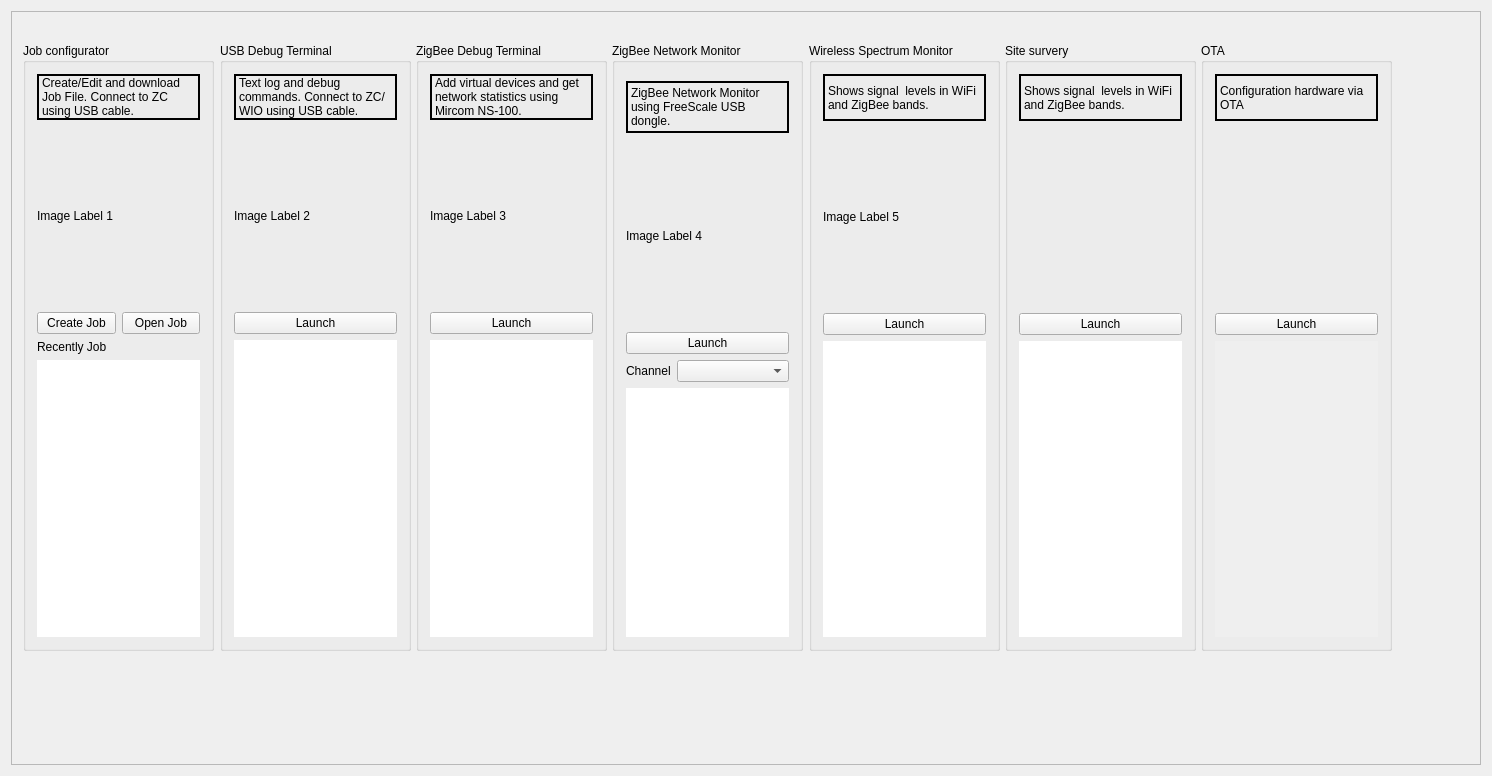
<?xml version="1.0" encoding="UTF-8"?>
<ui version="4.0">
 <class>FLStartPage</class>
 <widget class="QWidget" name="FLStartPage">
  <property name="geometry">
   <rect>
    <x>0</x>
    <y>0</y>
    <width>1492</width>
    <height>776</height>
   </rect>
  </property>
  <property name="sizePolicy">
   <sizepolicy hsizetype="Preferred" vsizetype="Expanding">
    <horstretch>0</horstretch>
    <verstretch>0</verstretch>
   </sizepolicy>
  </property>
  <property name="windowTitle">
   <string>FLStartPage</string>
  </property>
  <layout class="QGridLayout" name="gridLayout_7">
   <item row="1" column="0">
    <widget class="QScrollArea" name="scrollArea">
     <property name="enabled">
      <bool>true</bool>
     </property>
     <property name="widgetResizable">
      <bool>false</bool>
     </property>
     <widget class="QWidget" name="scrollAreaWidgetContents">
      <property name="geometry">
       <rect>
        <x>0</x>
        <y>0</y>
        <width>1390</width>
        <height>650</height>
       </rect>
      </property>
      <layout class="QGridLayout" name="gridLayout_8">
       <item row="1" column="6">
        <widget class="QGroupBox" name="groupBox_7">
         <property name="minimumSize">
          <size>
           <width>191</width>
           <height>0</height>
          </size>
         </property>
         <property name="title">
          <string>OTA</string>
         </property>
         <layout class="QGridLayout" name="gridLayout_9">
          <item row="0" column="0">
           <widget class="QLabel" name="label_9">
            <property name="minimumSize">
             <size>
              <width>0</width>
              <height>47</height>
             </size>
            </property>
            <property name="frameShape">
             <enum>QFrame::WinPanel</enum>
            </property>
            <property name="text">
             <string>Configuration hardware via OTA</string>
            </property>
            <property name="wordWrap">
             <bool>true</bool>
            </property>
            <property name="margin">
             <number>2</number>
            </property>
           </widget>
          </item>
          <item row="2" column="0">
           <widget class="QPushButton" name="btnOTA">
            <property name="text">
             <string>Launch</string>
            </property>
           </widget>
          </item>
          <item row="1" column="0">
           <widget class="QLabel" name="imgLabel_7">
            <property name="sizePolicy">
             <sizepolicy hsizetype="Preferred" vsizetype="Preferred">
              <horstretch>0</horstretch>
              <verstretch>1</verstretch>
             </sizepolicy>
            </property>
            <property name="maximumSize">
             <size>
              <width>180</width>
              <height>180</height>
             </size>
            </property>
            <property name="mouseTracking">
             <bool>true</bool>
            </property>
            <property name="text">
             <string/>
            </property>
            <property name="scaledContents">
             <bool>true</bool>
            </property>
            <property name="alignment">
             <set>Qt::AlignCenter</set>
            </property>
           </widget>
          </item>
          <item row="3" column="0">
           <widget class="QListWidget" name="listWidget_7">
            <property name="enabled">
             <bool>false</bool>
            </property>
            <property name="frameShape">
             <enum>QFrame::NoFrame</enum>
            </property>
           </widget>
          </item>
         </layout>
        </widget>
       </item>
       <item row="1" column="4">
        <widget class="QGroupBox" name="groupBox_5">
         <property name="minimumSize">
          <size>
           <width>191</width>
           <height>0</height>
          </size>
         </property>
         <property name="title">
          <string>Wireless Spectrum Monitor</string>
         </property>
         <layout class="QGridLayout" name="gridLayout_5">
          <item row="0" column="0">
           <widget class="QLabel" name="label">
            <property name="minimumSize">
             <size>
              <width>0</width>
              <height>47</height>
             </size>
            </property>
            <property name="frameShape">
             <enum>QFrame::WinPanel</enum>
            </property>
            <property name="text">
             <string>Shows signal  levels in WiFi and ZigBee bands.</string>
            </property>
            <property name="wordWrap">
             <bool>true</bool>
            </property>
            <property name="margin">
             <number>2</number>
            </property>
           </widget>
          </item>
          <item row="1" column="0">
           <widget class="QLabel" name="imgLabel_5">
            <property name="sizePolicy">
             <sizepolicy hsizetype="Preferred" vsizetype="Preferred">
              <horstretch>0</horstretch>
              <verstretch>1</verstretch>
             </sizepolicy>
            </property>
            <property name="maximumSize">
             <size>
              <width>180</width>
              <height>180</height>
             </size>
            </property>
            <property name="mouseTracking">
             <bool>true</bool>
            </property>
            <property name="text">
             <string>Image Label 5</string>
            </property>
            <property name="scaledContents">
             <bool>true</bool>
            </property>
           </widget>
          </item>
          <item row="2" column="0">
           <widget class="QPushButton" name="btnWM">
            <property name="text">
             <string>Launch</string>
            </property>
           </widget>
          </item>
          <item row="3" column="0">
           <widget class="QListWidget" name="listWidget_5">
            <property name="frameShape">
             <enum>QFrame::NoFrame</enum>
            </property>
           </widget>
          </item>
         </layout>
        </widget>
       </item>
       <item row="1" column="1">
        <widget class="QGroupBox" name="groupBox_2">
         <property name="minimumSize">
          <size>
           <width>191</width>
           <height>0</height>
          </size>
         </property>
         <property name="title">
          <string>USB Debug Terminal</string>
         </property>
         <layout class="QGridLayout" name="gridLayout_2">
          <item row="1" column="0">
           <widget class="QLabel" name="imgLabel_2">
            <property name="sizePolicy">
             <sizepolicy hsizetype="Preferred" vsizetype="Preferred">
              <horstretch>0</horstretch>
              <verstretch>1</verstretch>
             </sizepolicy>
            </property>
            <property name="maximumSize">
             <size>
              <width>180</width>
              <height>180</height>
             </size>
            </property>
            <property name="mouseTracking">
             <bool>true</bool>
            </property>
            <property name="text">
             <string>Image Label 2</string>
            </property>
            <property name="scaledContents">
             <bool>true</bool>
            </property>
           </widget>
          </item>
          <item row="3" column="0">
           <widget class="QListWidget" name="listWidget_2">
            <property name="frameShape">
             <enum>QFrame::NoFrame</enum>
            </property>
           </widget>
          </item>
          <item row="0" column="0">
           <widget class="QLabel" name="label_4">
            <property name="frameShape">
             <enum>QFrame::WinPanel</enum>
            </property>
            <property name="text">
             <string>Text log and debug commands. Connect to ZC/WIO using USB cable.</string>
            </property>
            <property name="wordWrap">
             <bool>true</bool>
            </property>
            <property name="margin">
             <number>2</number>
            </property>
           </widget>
          </item>
          <item row="2" column="0">
           <widget class="QPushButton" name="btnUDT">
            <property name="text">
             <string>Launch</string>
            </property>
           </widget>
          </item>
         </layout>
        </widget>
       </item>
       <item row="1" column="0">
        <widget class="QGroupBox" name="groupBox_1">
         <property name="minimumSize">
          <size>
           <width>191</width>
           <height>420</height>
          </size>
         </property>
         <property name="title">
          <string>Job configurator</string>
         </property>
         <layout class="QGridLayout" name="gridLayout">
          <item row="1" column="0" colspan="2">
           <widget class="QLabel" name="label_5">
            <property name="frameShape">
             <enum>QFrame::WinPanel</enum>
            </property>
            <property name="frameShadow">
             <enum>QFrame::Plain</enum>
            </property>
            <property name="text">
             <string>Create/Edit and download Job File. Connect to ZC using USB cable.</string>
            </property>
            <property name="wordWrap">
             <bool>true</bool>
            </property>
            <property name="margin">
             <number>2</number>
            </property>
           </widget>
          </item>
          <item row="5" column="0">
           <widget class="QPushButton" name="btnCJ">
            <property name="text">
             <string>Create Job</string>
            </property>
           </widget>
          </item>
          <item row="2" column="0" colspan="2">
           <widget class="QLabel" name="imgLabel_1">
            <property name="sizePolicy">
             <sizepolicy hsizetype="Preferred" vsizetype="Preferred">
              <horstretch>0</horstretch>
              <verstretch>1</verstretch>
             </sizepolicy>
            </property>
            <property name="minimumSize">
             <size>
              <width>0</width>
              <height>0</height>
             </size>
            </property>
            <property name="maximumSize">
             <size>
              <width>180</width>
              <height>180</height>
             </size>
            </property>
            <property name="mouseTracking">
             <bool>true</bool>
            </property>
            <property name="text">
             <string>Image Label 1</string>
            </property>
            <property name="scaledContents">
             <bool>true</bool>
            </property>
           </widget>
          </item>
          <item row="5" column="1">
           <widget class="QPushButton" name="btnOJ">
            <property name="text">
             <string>Open Job</string>
            </property>
           </widget>
          </item>
          <item row="6" column="0">
           <widget class="QLabel" name="label_8">
            <property name="text">
             <string>Recently Job</string>
            </property>
           </widget>
          </item>
          <item row="7" column="0" colspan="2">
           <widget class="QListWidget" name="listWidget">
            <property name="minimumSize">
             <size>
              <width>0</width>
              <height>0</height>
             </size>
            </property>
            <property name="maximumSize">
             <size>
              <width>16777215</width>
              <height>500</height>
             </size>
            </property>
            <property name="frameShape">
             <enum>QFrame::NoFrame</enum>
            </property>
           </widget>
          </item>
         </layout>
        </widget>
       </item>
       <item row="1" column="3">
        <widget class="QGroupBox" name="groupBox_4">
         <property name="minimumSize">
          <size>
           <width>191</width>
           <height>0</height>
          </size>
         </property>
         <property name="title">
          <string>ZigBee Network Monitor</string>
         </property>
         <layout class="QGridLayout" name="gridLayout_4">
          <item row="0" column="0" colspan="2">
           <widget class="QLabel" name="label_2">
            <property name="sizePolicy">
             <sizepolicy hsizetype="Preferred" vsizetype="Fixed">
              <horstretch>0</horstretch>
              <verstretch>0</verstretch>
             </sizepolicy>
            </property>
            <property name="minimumSize">
             <size>
              <width>0</width>
              <height>47</height>
             </size>
            </property>
            <property name="frameShape">
             <enum>QFrame::WinPanel</enum>
            </property>
            <property name="text">
             <string>ZigBee Network Monitor using FreeScale USB dongle.
</string>
            </property>
            <property name="alignment">
             <set>Qt::AlignLeading|Qt::AlignLeft|Qt::AlignTop</set>
            </property>
            <property name="wordWrap">
             <bool>true</bool>
            </property>
            <property name="margin">
             <number>2</number>
            </property>
           </widget>
          </item>
          <item row="1" column="0" colspan="2">
           <widget class="QLabel" name="imgLabel_4">
            <property name="sizePolicy">
             <sizepolicy hsizetype="Preferred" vsizetype="Preferred">
              <horstretch>0</horstretch>
              <verstretch>1</verstretch>
             </sizepolicy>
            </property>
            <property name="maximumSize">
             <size>
              <width>180</width>
              <height>180</height>
             </size>
            </property>
            <property name="mouseTracking">
             <bool>true</bool>
            </property>
            <property name="text">
             <string>Image Label 4</string>
            </property>
            <property name="scaledContents">
             <bool>true</bool>
            </property>
           </widget>
          </item>
          <item row="2" column="0" colspan="2">
           <widget class="QPushButton" name="btnNM">
            <property name="text">
             <string>Launch</string>
            </property>
           </widget>
          </item>
          <item row="3" column="0">
           <widget class="QLabel" name="label_7">
            <property name="sizePolicy">
             <sizepolicy hsizetype="Fixed" vsizetype="Preferred">
              <horstretch>0</horstretch>
              <verstretch>0</verstretch>
             </sizepolicy>
            </property>
            <property name="text">
             <string>Channel</string>
            </property>
           </widget>
          </item>
          <item row="3" column="1">
           <widget class="QComboBox" name="channelBox"/>
          </item>
          <item row="4" column="0" colspan="2">
           <widget class="QListWidget" name="listWidget_4">
            <property name="maximumSize">
             <size>
              <width>16777215</width>
              <height>500</height>
             </size>
            </property>
            <property name="frameShape">
             <enum>QFrame::NoFrame</enum>
            </property>
           </widget>
          </item>
         </layout>
        </widget>
       </item>
       <item row="1" column="5">
        <widget class="QGroupBox" name="groupBox_6">
         <property name="minimumSize">
          <size>
           <width>191</width>
           <height>0</height>
          </size>
         </property>
         <property name="title">
          <string>Site survery</string>
         </property>
         <layout class="QGridLayout" name="gridLayout_6">
          <item row="0" column="0">
           <widget class="QLabel" name="label_6">
            <property name="minimumSize">
             <size>
              <width>0</width>
              <height>47</height>
             </size>
            </property>
            <property name="frameShape">
             <enum>QFrame::WinPanel</enum>
            </property>
            <property name="text">
             <string>Shows signal  levels in WiFi and ZigBee bands.</string>
            </property>
            <property name="wordWrap">
             <bool>true</bool>
            </property>
            <property name="margin">
             <number>2</number>
            </property>
           </widget>
          </item>
          <item row="1" column="0">
           <widget class="QLabel" name="imgLabel_6">
            <property name="sizePolicy">
             <sizepolicy hsizetype="Preferred" vsizetype="Preferred">
              <horstretch>0</horstretch>
              <verstretch>1</verstretch>
             </sizepolicy>
            </property>
            <property name="maximumSize">
             <size>
              <width>180</width>
              <height>180</height>
             </size>
            </property>
            <property name="mouseTracking">
             <bool>true</bool>
            </property>
            <property name="text">
             <string/>
            </property>
            <property name="pixmap">
             <pixmap resource="firelink.qrc">:/firelink/Resources/icons/wifi-4.png</pixmap>
            </property>
            <property name="scaledContents">
             <bool>true</bool>
            </property>
            <property name="alignment">
             <set>Qt::AlignCenter</set>
            </property>
           </widget>
          </item>
          <item row="2" column="0">
           <widget class="QPushButton" name="btnSS">
            <property name="text">
             <string>Launch</string>
            </property>
           </widget>
          </item>
          <item row="3" column="0">
           <widget class="QListWidget" name="listWidget_6">
            <property name="frameShape">
             <enum>QFrame::NoFrame</enum>
            </property>
           </widget>
          </item>
         </layout>
        </widget>
       </item>
       <item row="1" column="2">
        <widget class="QGroupBox" name="groupBox_3">
         <property name="minimumSize">
          <size>
           <width>191</width>
           <height>320</height>
          </size>
         </property>
         <property name="title">
          <string>ZigBee Debug Terminal</string>
         </property>
         <layout class="QGridLayout" name="gridLayout_3">
          <item row="3" column="0">
           <widget class="QListWidget" name="listWidget_3">
            <property name="frameShape">
             <enum>QFrame::NoFrame</enum>
            </property>
           </widget>
          </item>
          <item row="0" column="0">
           <widget class="QLabel" name="label_3">
            <property name="frameShape">
             <enum>QFrame::WinPanel</enum>
            </property>
            <property name="text">
             <string>Add virtual devices and get network statistics using Mircom NS-100.</string>
            </property>
            <property name="wordWrap">
             <bool>true</bool>
            </property>
            <property name="margin">
             <number>2</number>
            </property>
           </widget>
          </item>
          <item row="1" column="0">
           <widget class="QLabel" name="imgLabel_3">
            <property name="sizePolicy">
             <sizepolicy hsizetype="Preferred" vsizetype="Preferred">
              <horstretch>0</horstretch>
              <verstretch>1</verstretch>
             </sizepolicy>
            </property>
            <property name="maximumSize">
             <size>
              <width>180</width>
              <height>180</height>
             </size>
            </property>
            <property name="mouseTracking">
             <bool>true</bool>
            </property>
            <property name="text">
             <string>Image Label 3</string>
            </property>
            <property name="scaledContents">
             <bool>true</bool>
            </property>
           </widget>
          </item>
          <item row="2" column="0">
           <widget class="QPushButton" name="btnZDT">
            <property name="text">
             <string>Launch</string>
            </property>
           </widget>
          </item>
         </layout>
        </widget>
       </item>
       <item row="0" column="0" colspan="7">
        <widget class="QLabel" name="imgLogo">
         <property name="enabled">
          <bool>true</bool>
         </property>
         <property name="sizePolicy">
          <sizepolicy hsizetype="Preferred" vsizetype="Fixed">
           <horstretch>0</horstretch>
           <verstretch>0</verstretch>
          </sizepolicy>
         </property>
         <property name="frameShadow">
          <enum>QFrame::Raised</enum>
         </property>
         <property name="text">
          <string/>
         </property>
         <property name="pixmap">
          <pixmap resource="firelink.qrc">:/firelink/graphics/logo.png</pixmap>
         </property>
         <property name="scaledContents">
          <bool>true</bool>
         </property>
        </widget>
       </item>
      </layout>
     </widget>
    </widget>
   </item>
  </layout>
 </widget>
 <layoutdefault spacing="6" margin="11"/>
 <resources>
  <include location="firelink.qrc"/>
 </resources>
 <connections>
  <connection>
   <sender>btnWM</sender>
   <signal>clicked()</signal>
   <receiver>FLStartPage</receiver>
   <slot>onWM()</slot>
   <hints>
    <hint type="sourcelabel">
     <x>477</x>
     <y>586</y>
    </hint>
    <hint type="destinationlabel">
     <x>581</x>
     <y>328</y>
    </hint>
   </hints>
  </connection>
  <connection>
   <sender>btnNM</sender>
   <signal>clicked()</signal>
   <receiver>FLStartPage</receiver>
   <slot>onNM()</slot>
   <hints>
    <hint type="sourcelabel">
     <x>157</x>
     <y>586</y>
    </hint>
    <hint type="destinationlabel">
     <x>581</x>
     <y>328</y>
    </hint>
   </hints>
  </connection>
  <connection>
   <sender>btnUDT</sender>
   <signal>clicked()</signal>
   <receiver>FLStartPage</receiver>
   <slot>onUDT()</slot>
   <hints>
    <hint type="sourcelabel">
     <x>477</x>
     <y>319</y>
    </hint>
    <hint type="destinationlabel">
     <x>581</x>
     <y>328</y>
    </hint>
   </hints>
  </connection>
  <connection>
   <sender>btnZDT</sender>
   <signal>clicked()</signal>
   <receiver>FLStartPage</receiver>
   <slot>onZDT()</slot>
   <hints>
    <hint type="sourcelabel">
     <x>807</x>
     <y>319</y>
    </hint>
    <hint type="destinationlabel">
     <x>581</x>
     <y>328</y>
    </hint>
   </hints>
  </connection>
  <connection>
   <sender>btnCJ</sender>
   <signal>clicked()</signal>
   <receiver>FLStartPage</receiver>
   <slot>onCJ()</slot>
   <hints>
    <hint type="sourcelabel">
     <x>82</x>
     <y>283</y>
    </hint>
    <hint type="destinationlabel">
     <x>581</x>
     <y>328</y>
    </hint>
   </hints>
  </connection>
  <connection>
   <sender>btnOJ</sender>
   <signal>clicked()</signal>
   <receiver>FLStartPage</receiver>
   <slot>onOJ()</slot>
   <hints>
    <hint type="sourcelabel">
     <x>212</x>
     <y>283</y>
    </hint>
    <hint type="destinationlabel">
     <x>581</x>
     <y>328</y>
    </hint>
   </hints>
  </connection>
 </connections>
 <slots>
  <slot>onWM()</slot>
  <slot>onNM()</slot>
  <slot>onUDT()</slot>
  <slot>onZDT()</slot>
  <slot>onCJ()</slot>
  <slot>onOJ()</slot>
 </slots>
</ui>
